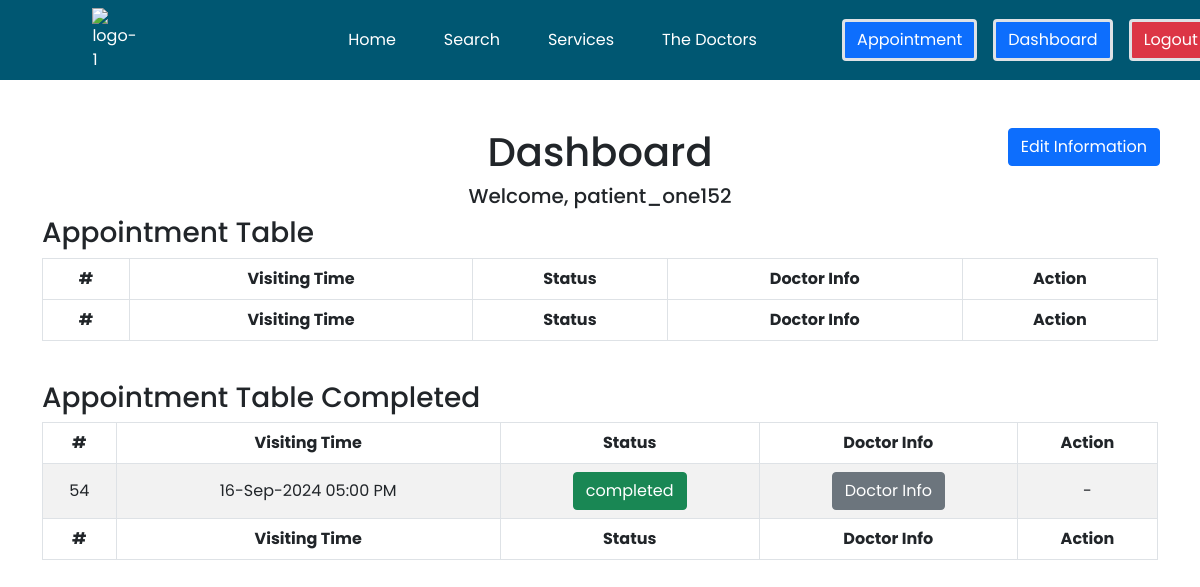
Screenshot of /dashboard.php (signed in) with the database file from the repository.
### tables this page shows
CREATE TABLE `users` (
  `id` int(11) NOT NULL,
  `name` varchar(255) NOT NULL,
  `username` varchar(255) NOT NULL,
  `email` varchar(255) NOT NULL,
  `password` varchar(255) NOT NULL,
  `phone` varchar(255) DEFAULT NULL,
  `diseases` text DEFAULT NULL,
  `certificate` text DEFAULT NULL,
  `experience` text DEFAULT NULL,
  `role` enum('admin','doctor','patient') NOT NULL DEFAULT 'patient',
  `clinic_id` int(11) NOT NULL,
  `checkin_time` time DEFAULT NULL,
  `checkout_time` time DEFAULT NULL,
  `weekend_available` enum('yes','no') NOT NULL DEFAULT 'no',
  `dob` date DEFAULT NULL,
  `gender` enum('Male','Female') NOT NULL DEFAULT 'Male',
  `city` varchar(255) DEFAULT NULL,
  `profile_pic` text DEFAULT NULL
);

CREATE TABLE `reservation` (
  `id` int(11) NOT NULL,
  `start_time` datetime DEFAULT NULL,
  `end_time` datetime DEFAULT NULL,
  `clinic_id` int(11) NOT NULL,
  `doctor_id` int(11) NOT NULL,
  `patient_id` int(11) NOT NULL,
  `created_date` datetime DEFAULT current_timestamp(),
  `status` enum('pending','reserved','completed') NOT NULL DEFAULT 'pending',
  `reviewed` enum('0','1') DEFAULT '0'
);

### core/database.php (called while the page is built, shortened)
<?php
include_once 'functions.php';
if (isset($_SESSION['user'])) {
    $userID = $_SESSION['user'];
    $getUserQ = $db->query("SELECT * FROM `users` WHERE `id`='$userID'");
    $userData = mysqli_fetch_object($getUserQ);
    $userName = $userData->name;
}

### dashboard.php (the view, shortened to what this page needs)
<?php
require_once './core/database.php';
?>
<!DOCTYPE html>
<html lang="en">
<head>
    <?php include './includes/css_links.php'; ?>
    <link rel="stylesheet" href="./css/style.min.css">
</head>
<body class="visitor_dashboard_page">
    <?php include_once './includes/header.php'; ?>
    <main>
        <section class="visitor_dashboard">
            <div class="container my-5">
                <div class="row">
                    <div class="col-12 text-center position-relative">
                        <h1>Dashboard</h1>
                        <h5>Welcome, <?= $userName ?></h5>
                        <a href="edit_profile.php?u_id=<?= $userID ?>" class="edit-profile-btn position-absolute btn btn-primary">Edit Information</a>
                    </div>
                    <div class="col-12">
                        <h3>Appointment Table</h3>
                    </div>
                    <div class="col-12">
                        <table id="example" class="table table-striped table-bordered" style="width:100%">
                            <thead>
                                <tr>
                                    <th>#</th>
                                    <th>Visiting Time</th>
                                    <th>Status</th>
                                    <th>Doctor Info</th>
                                    <th>Action</th>
                                </tr>
                            </thead>
                                <?php endwhile;
                                $db->next_result();
                                ?>
                            <tfoot>
                                <tr>
                                    <th>#</th>
                                    <th>Visiting Time</th>
                                    <th>Status</th>
                                    <th>Doctor Info</th>
                                    <th>Action</th>
                                </tr>
                            </tfoot>
                        </table>
                    </div>
                    <div class="col-12 mt-4">
                        <h3>Appointment Table Completed</h3>
                    </div>
                    <div class="col-12">
                        <table id="example1" class="table table-striped table-bordered" style="width:100%">
                            <thead>
                                <tr>
                                    <th>#</th>
                                    <th>Visiting Time</th>
                                    <th>Status</th>
                                    <th>Doctor Info</th>
                                    <th>Action</th>
                                </tr>
                            </thead>
                            <tbody>
                                <?php
                                $getR_Q = $db->query("CALL `get_reservation_for_patient_completed`($userID)");
                                while ($getRow = mysqli_fetch_object($getR_Q)) :
                                    $date = date('d-M-Y h:i A', strtotime($getRow->start_time));
                                ?>
                                    <tr>
                                        <td><?= $getRow->r_id ?></td>
                                        <td><?= $date ?></td>
                                        <td><?php
                                            if ($getRow->r_status == 'pending') : ?>
                                                <span class="btn btn-warning"><?= $getRow->r_status ?></span>
                                            <?php elseif ($getRow->r_status == 'reserved') : ?>
                                                <span class="btn btn-info"><?= $getRow->r_status ?></span>
                                            <?php else : ?>
                                                <span class="btn btn-success"><?= $getRow->r_status ?></span>
                                            <?php endif; ?>
                                        </td>
                                        <td><a href="#!" class="btn btn-secondary doctor-id" data-id="<?= $getRow->doc_id ?>">Doctor Info</a></td>
                                        <td>
                                            <?php if ($getRow->r_status == 'completed') : ?>
                                                <?php if ($getRow->reviewed == 1) : ?>
                                                    -
                                                <?php else : ?>
                                                    <a href="./add_reviews.php?doc_id=<?= $getRow->doc_id ?>&res_id=<?= $getRow->r_id ?>" class="btn btn-primary">Review</a>
                                                <?php endif; ?>
                                            <?php elseif ($getRow->r_status == 'reserved') : ?>
                                                -
                                            <?php else : ?>
                                                <a href="edit_appointment.php?id=<?= $getRow->r_id ?>" class="btn btn-primary btn-sm edit-info">Edit</a>
                                                <a href="#!" data-id="<?= $getRow->r_id ?>" class="btn btn-danger btn-sm del-info">Delete</a>
                                            <?php endif; ?>
                                        </td>
                                    </tr>
                                <?php endwhile;
                                ?>
                            </tbody>
                            <tfoot>
                                <tr>
                                    <th>#</th>
                                    <th>Visiting Time</th>
                                    <th>Status</th>
                                    <th>Doctor Info</th>
                                    <th>Action</th>
                                </tr>
                            </tfoot>
                        </table>
                    </div>
                </div>
            </div>
        </section>
    </main>
</body>
</html>

### rows the page displays
users: name "patient_one152"
reservation: id "54", start_time "16-Sep-2024 05:00 PM", status "completed"
